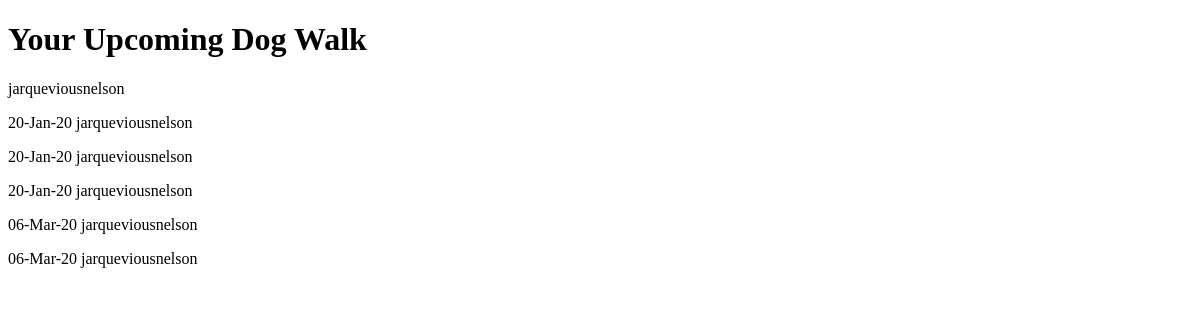
Page /userprofile/ (signed in) on the earlier database version.
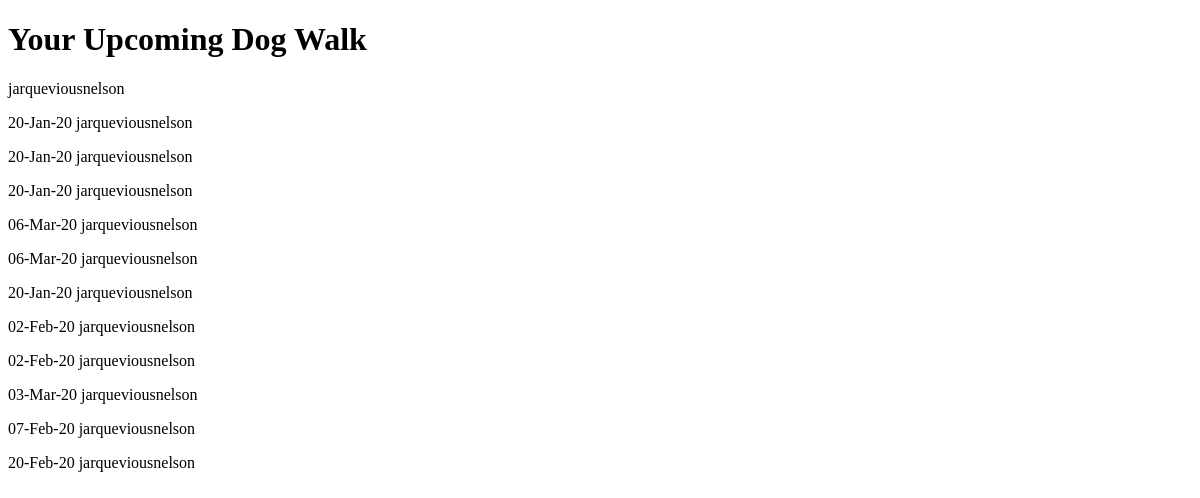
Same page on the later database version.
### bookings/models.py (models this page shows)
class Booking(models.Model):
    user = models.ForeignKey(User, on_delete=models.CASCADE, blank=True, null=True,)
    date_time = models.DateTimeField()
    walk_time = models.IntegerField()
    dog = models.ForeignKey(Dog, on_delete=models.CASCADE, blank=True, null=True,)
    def __str__(self):
        return self.date_time.strftime('%d-%b-%y') + ' ' + self.user.username

### bookings/views.py (the view)
# urls.py: path('userprofile/', views.UserProfile.as_view(), name='userprofile'),
class UserProfile(CreateView):
    def get(self, request,*args, **kwargs):
        if request.user.is_authenticated:
            profile = request.user
            bookings = Booking.objects.filter(user=request.user)
            context = {'profile':profile, 'booking': bookings}
            return render(request, 'userprofile.html', {'profile':profile, 'bookings':bookings})
        else:
            return redirect('homepage')

### bookings/templates/userprofile.html (shortened to what this page needs)
<!DOCTYPE html>
<html lang="en">
<head>
</head>
<body>
    <h1>Your Upcoming Dog Walk</h1>
    {% if profile %}
        <p>{{profile}}</p>
    {% else %}
        <p>No user is found </p>
    {% endif %}
    {% for booking in bookings %}
        <p>{{booking}}</p>
    {% endfor %}
</body>
</html>

Differences in the rows shown:
added Booking: date_time+user "20-Jan-20 jarqueviousnelson"
added Booking: date_time+user "02-Feb-20 jarqueviousnelson"
added Booking: date_time+user "02-Feb-20 jarqueviousnelson"
added Booking: date_time+user "03-Mar-20 jarqueviousnelson"
added Booking: date_time+user "07-Feb-20 jarqueviousnelson"
added Booking: date_time+user "20-Feb-20 jarqueviousnelson"
